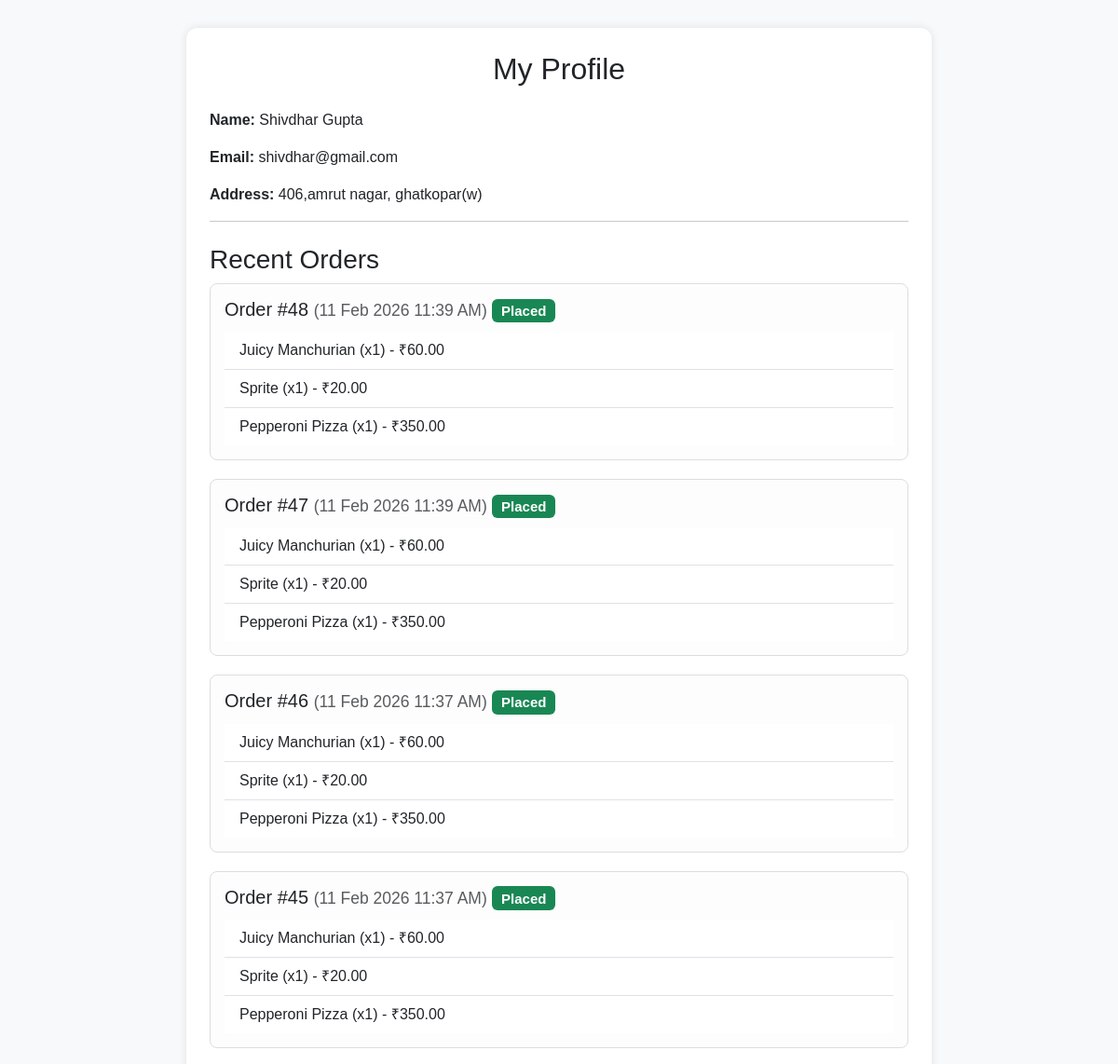
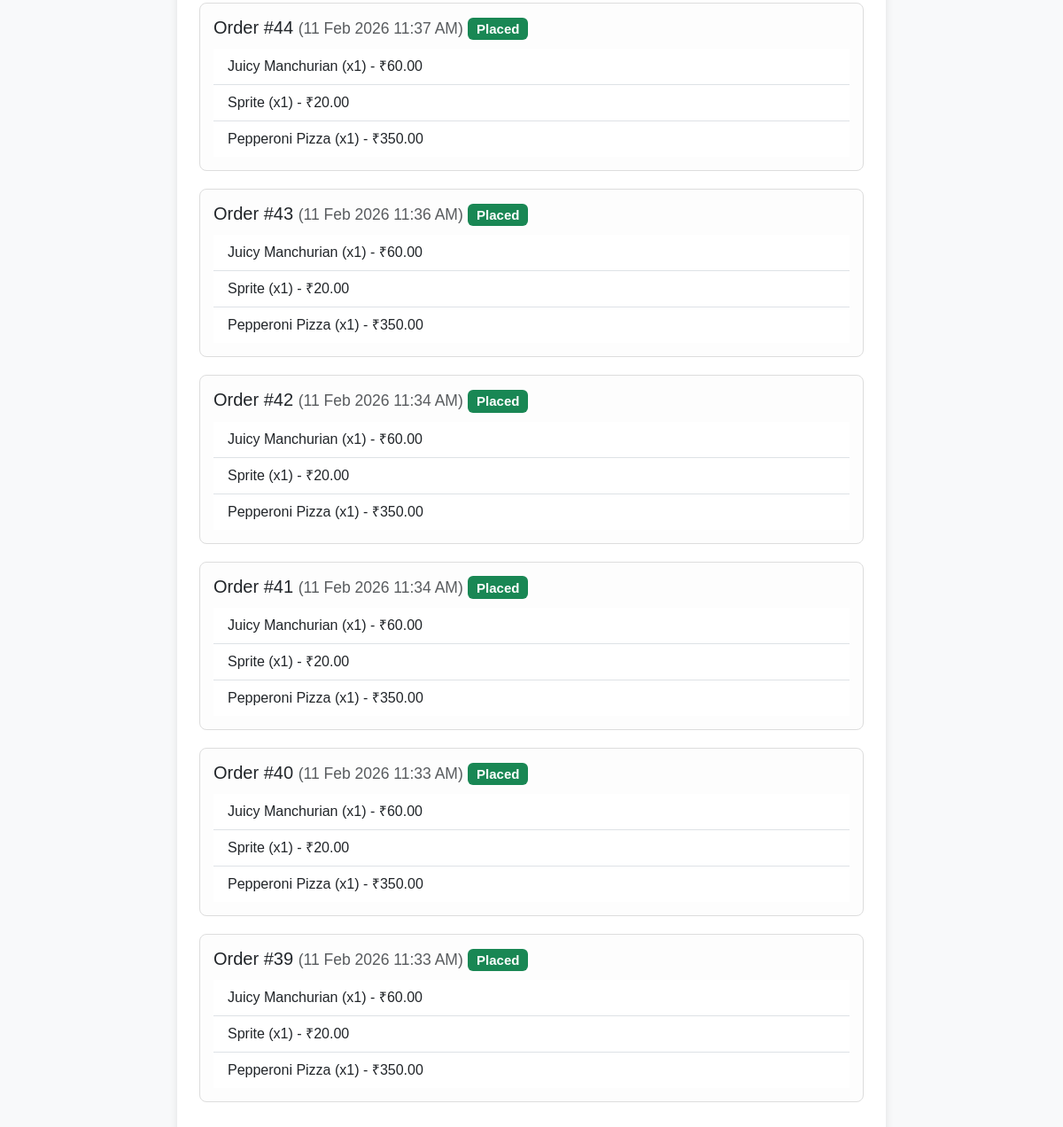
The app's page /accounts/profile/ (signed in) with its own data (2 pictures, top to bottom).
### accounts/models.py (models this page shows, shortened)
class Profile(models.Model):
    user=models.OneToOneField(User,on_delete=models.CASCADE)
    address=models.CharField(max_length=255)

### foodie/models.py (models this page shows, shortened)
class Order(models.Model):
    STATUS_CHOICES = [
        ("Placed","Placed"),
        ("Cancelled","Cancelled"),
        ("Preparing","Preparing"),
        ("Delivered","Delivered"),
    ]
    user = models.ForeignKey(User, on_delete=models.CASCADE)
    status = models.CharField(max_length=20, choices=STATUS_CHOICES, default="Placed")
    created_at = models.DateTimeField(auto_now_add=True)
    def can_cancel(self):
        return (
            self.status == "Placed"
            and timezone.now() - self.created_at <= timedelta(minutes=10)
        )

class OrderItem(models.Model):
    order = models.ForeignKey(Order, related_name="items", on_delete=models.CASCADE)
    dish = models.ForeignKey(Dish, on_delete=models.CASCADE)
    quantity = models.PositiveIntegerField(default=1)
    price = models.DecimalField(max_digits=8, decimal_places=2)

class Dish(models.Model):
    image = models.ImageField(upload_to='dishes/')
    name = models.CharField(max_length=100)
    description = models.TextField()
    price = models.DecimalField(max_digits=6, decimal_places=2)

### accounts/views.py (the view)
# urls.py: path('profile/',views.profile_view,name="profile"),
@login_required   #decorator
def profile_view(request):
    user = request.user
    profile = Profile.objects.get(user=user)
    recent_orders = Order.objects.filter(user=request.user).order_by('-created_at')[:10] # last 10 orders
    return render(request,"profile.html",{
        "user":user,
        "profile":profile,
        "recent_orders":recent_orders
    })

### foodie/templates/profile.html (shortened to what this page needs)
{% load tz %}
<!DOCTYPE html>
<html>
<head>
    <link href="https://cdn.jsdelivr.net/npm/bootstrap@5.3.0/dist/css/bootstrap.min.css" rel="stylesheet">
</head>
<body>
    <div class="profile-card">
        <h2 class="text-center mb-4">My Profile</h2>
        <p><b>Name:</b> {{ user.first_name }} {{ user.last_name }}</p>
        <p><b>Email:</b> {{ user.email }}</p>
        <p><b>Address:</b> {{ profile.address }}</p>
        <hr>
        <h3 class="mt-4">Recent Orders</h3>
        {% if recent_orders %}
            {% for order in recent_orders %}
               <div class="order-card">
                 <h5>
                  Order #{{ order.id }}
                  {% localtime on %}
                    <small class="text-muted">({{ order.created_at|date:"d M Y h:i A"}})</small>
                  {% endlocaltime %}
                  {% if order.status == "Cancelled" %}
                    <span class="badge bg-danger">Cancelled</span>
                  {% else %}
                    <span class="badge bg-success">Placed</span>
                 {% endif %}
                 </h5>
                <ul class="list-group list-group-flush">
                  {% for item in order.items.all %}
                    <li class="list-group-item">
                       {{ item.dish.name }} (x{{ item.quantity }}) - ₹{{ item.price }}
                    </li>
                  {% endfor %}
                </ul>
    </div>
  {% endfor %}
        {% else %}
            <p class="text-muted">No recent orders.</p>
        {% endif %}
    </div>
</body>
</html>

### foodie/templates/profile.html (style rules this page uses)
body { background-color: #f8f9fa; font-family: Arial, sans-serif; }
.profile-card { max-width: 800px; margin: 30px auto; padding: 25px; background: #fff; border-radius: 12px; box-shadow: 0 0 10px rgba(0,0,0,0.1); }
.order-card { margin-bottom: 20px; padding: 15px; background: #fdfdfd; border-radius: 8px; border: 1px solid #ddd; }
.order-card h5 { margin-bottom: 10px; }

### records on screen
Profile: address "406,amrut nagar, ghatkopar(w)"
Order: id "48", created_at "11 Feb 2026 11:39 AM", status "Placed"
OrderItem: dish.name "Juicy Manchurian", quantity "1", price "60.00"
OrderItem: dish.name "Sprite", quantity "1", price "20.00"
OrderItem: dish.name "Pepperoni Pizza", quantity "1", price "350.00"
Order: id "47", created_at "11 Feb 2026 11:39 AM", status "Placed"
OrderItem: dish.name "Juicy Manchurian", quantity "1", price "60.00"
OrderItem: dish.name "Sprite", quantity "1", price "20.00"
OrderItem: dish.name "Pepperoni Pizza", quantity "1", price "350.00"
Order: id "46", created_at "11 Feb 2026 11:37 AM", status "Placed"
OrderItem: dish.name "Juicy Manchurian", quantity "1", price "60.00"
OrderItem: dish.name "Sprite", quantity "1", price "20.00"
OrderItem: dish.name "Pepperoni Pizza", quantity "1", price "350.00"
Order: id "45", created_at "11 Feb 2026 11:37 AM", status "Placed"
OrderItem: dish.name "Juicy Manchurian", quantity "1", price "60.00"
OrderItem: dish.name "Sprite", quantity "1", price "20.00"
OrderItem: dish.name "Pepperoni Pizza", quantity "1", price "350.00"
Order: id "44", created_at "11 Feb 2026 11:37 AM", status "Placed"
OrderItem: dish.name "Juicy Manchurian", quantity "1", price "60.00"
OrderItem: dish.name "Sprite", quantity "1", price "20.00"
OrderItem: dish.name "Pepperoni Pizza", quantity "1", price "350.00"
Order: id "43", created_at "11 Feb 2026 11:36 AM", status "Placed"
OrderItem: dish.name "Juicy Manchurian", quantity "1", price "60.00"
OrderItem: dish.name "Sprite", quantity "1", price "20.00"
OrderItem: dish.name "Pepperoni Pizza", quantity "1", price "350.00"
Order: id "42", created_at "11 Feb 2026 11:34 AM", status "Placed"
OrderItem: dish.name "Juicy Manchurian", quantity "1", price "60.00"
OrderItem: dish.name "Sprite", quantity "1", price "20.00"
OrderItem: dish.name "Pepperoni Pizza", quantity "1", price "350.00"
Order: id "41", created_at "11 Feb 2026 11:34 AM", status "Placed"
OrderItem: dish.name "Juicy Manchurian", quantity "1", price "60.00"
OrderItem: dish.name "Sprite", quantity "1", price "20.00"
OrderItem: dish.name "Pepperoni Pizza", quantity "1", price "350.00"
Order: id "40", created_at "11 Feb 2026 11:33 AM", status "Placed"
OrderItem: dish.name "Juicy Manchurian", quantity "1", price "60.00"
OrderItem: dish.name "Sprite", quantity "1", price "20.00"
OrderItem: dish.name "Pepperoni Pizza", quantity "1", price "350.00"
Order: id "39", created_at "11 Feb 2026 11:33 AM", status "Placed"
OrderItem: dish.name "Juicy Manchurian", quantity "1", price "60.00"
OrderItem: dish.name "Sprite", quantity "1", price "20.00"
OrderItem: dish.name "Pepperoni Pizza", quantity "1", price "350.00"

### other values on screen
{{ user.first_name }} "Shivdhar"
{{ user.last_name }} "Gupta"
{{ user.email }} "shivdhar@gmail.com"
